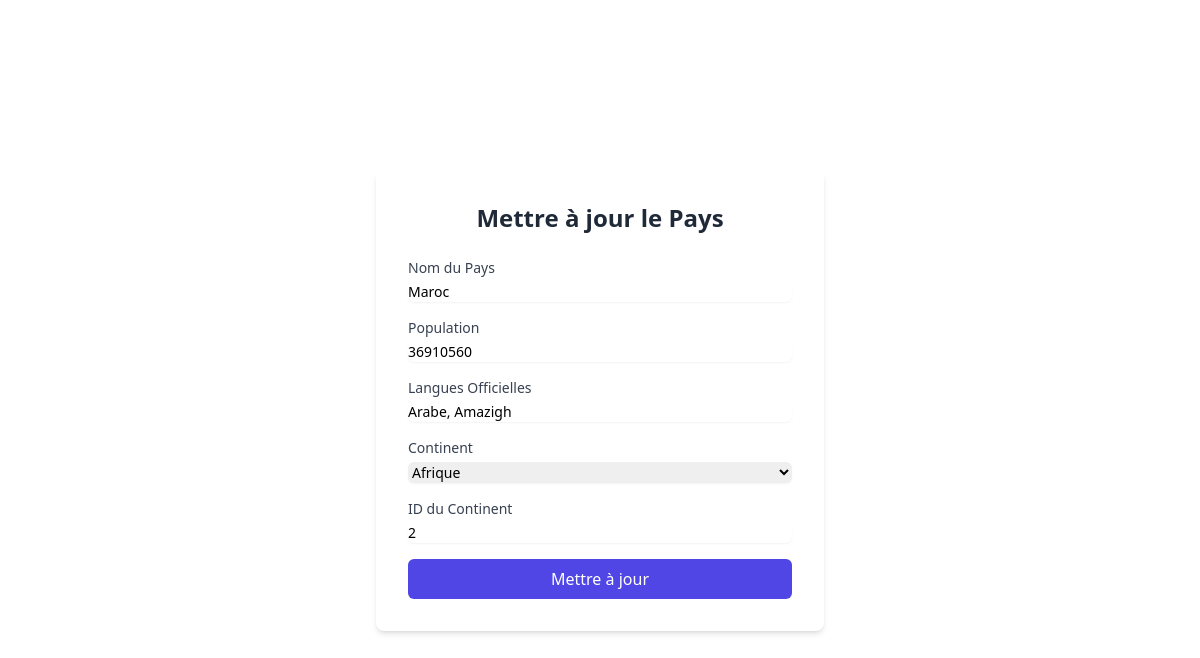
The page /edit_pays.php?id=1 on the database its author committed.
### tables this page shows
CREATE TABLE `pays` (
    `id_pays` int(11) AUTO_INCREMENT PRIMARY KEY NOT NULL,
    `nom` varchar(255) NOT NULL,
    `Population` int NOT NULL,
    `langues_officielles` text DEFAULT NULL,
    `Continent` enum(
        'Asie',
        'Afrique',
        'Amérique',
        'Antarctique',
        'Europe',
        'Australie'
    ) DEFAULT 'Afrique',
    `id_Continent` int(11),
    FOREIGN KEY (`id_Continent`) REFERENCES `Continents` (`id_Continent`) ON DELETE CASCADE ON UPDATE CASCADE
);

### edit_pays.php (the view, shortened to what this page needs)
<?php
$servername = "127.0.0.1";
$username = "root";
$password = "123456789";
$dbname = "africadata";
$conn = mysqli_connect($servername, $username, $password, $dbname);
if (isset($_GET['id'])) {
    $id = $_GET['id'];
    $sql = "SELECT * FROM pays WHERE id_pays = $id";
    $result = $conn->query($sql);
    if ($result->num_rows > 0) {
        $row = $result->fetch_assoc();
    } else {
        echo "Pays introuvable.";
        exit;
    }
}
?>
<!DOCTYPE html>
<html lang="fr">
<head>
    <link rel="stylesheet" href="./src/output.css">
    <link rel="stylesheet" href="./src/input.css">
</head>
<body id="body" class="flex items-center justify-center h-screen">
    <div class="bg-white p-8 rounded-lg shadow-md w-full max-w-md">
        <h2 class="text-2xl font-bold text-gray-800 mb-6 text-center">Mettre à jour le Pays</h2>
        <form method="POST" class="space-y-4">
            <div>
                <label for="Nom" class="block text-sm font-medium text-gray-700">Nom du Pays</label>
                <input type="text" id="Nom" name="Nom" value="<?php echo $row['nom']; ?>"
                    class="mt-1 block w-full rounded-md border-gray-300 shadow-sm focus:border-indigo-500 focus:ring-indigo-500 sm:text-sm"
                    placeholder="Entrez le nom du pays" required aria-label="Nom du pays">
            </div>
            <div>
                <label for="Population" class="block text-sm font-medium text-gray-700">Population</label>
                <input type="number" id="Population" name="Population"
                    value="<?php echo $row['Population'] ?>"
                    class="mt-1 block w-full rounded-md border-gray-300 shadow-sm focus:border-indigo-500 focus:ring-indigo-500 sm:text-sm"
                    placeholder="Entrez la population" required aria-label="Population">
            </div>
            <div>
                <label for="langues_officielles" class="block text-sm font-medium text-gray-700">Langues
                    Officielles</label>
                <input type="text" id="langues_officielles" name="langues_officielles"
                    value="<?php echo $row['langues_officielles']; ?>"
                    class="mt-1 block w-full rounded-md border-gray-300 shadow-sm focus:border-indigo-500 focus:ring-indigo-500 sm:text-sm"
                    placeholder="Entrez les langues officielles" required aria-label="Langues officielles">
            </div>
            <div>
                <?php
                $sql_continents = "SELECT * FROM continents";
                $result_continents = $conn->query($sql_continents);
                ?>
                <label for="Continent" class="block text-sm font-medium text-gray-700">Continent</label>
                <select onchange="auto()" id="Continent" name="Continent"
                    class="mt-1 block w-full rounded-md border-gray-300 shadow-sm focus:border-indigo-500 focus:ring-indigo-500 sm:text-sm"
                    required aria-label="Continent">
                    <?php
                    if ($result_continents->num_rows > 0) {
                        while ($continent1 = $result_continents->fetch_assoc()) {
                            $selected = ($continent1['nom'] == $row['Continent']) ? "selected" : "";
                            echo "<option value='" . $continent1['nom'] . "' data-id='" . $continent1['id_Continent'] . "' $selected>" . $continent1['nom'] . "</option>";
                        }
                    } else {
                        echo "<option value=''>Aucun continent disponible</option>";
                    }
                    ?>
                </select>
            </div>
            <div>
                <label for="id_Continent" class="block text-sm font-medium text-gray-700">ID du Continent</label>
                <input type="text" id="id_Continent" name="id_Continent"
                    value="<?php echo $row['id_Continent']
                    ; ?>"
                    class="mt-1 block w-full rounded-md border-gray-300 shadow-sm focus:border-indigo-500 focus:ring-indigo-500 sm:text-sm"
                    placeholder="Entrez l'ID du continent" required aria-label="ID du continent" readonly>
            </div>
            <button type="submit"
                class="w-full bg-indigo-600 text-white py-2 px-4 rounded-md hover:bg-indigo-700 focus:outline-none focus:ring-2 focus:ring-indigo-500 focus:ring-offset-2">
                Mettre à jour
            </button>
        </form>
    </div>
</body>
</html>

### src/input.css (style rules this page uses)
#body { background-image: url("http://codeshogun.free.nf/gallery_gen/0db50c06d26149f56b8e4c020e41671d_fit.jpg?ts=1733822507"); background-size: cover; }

### rows shown on the page
pays: Nom "Maroc", Population "36910560", langues_officielles "Arabe, Amazigh", id_Continent "2"

### other values the page prints
form field Continent "Afrique"
